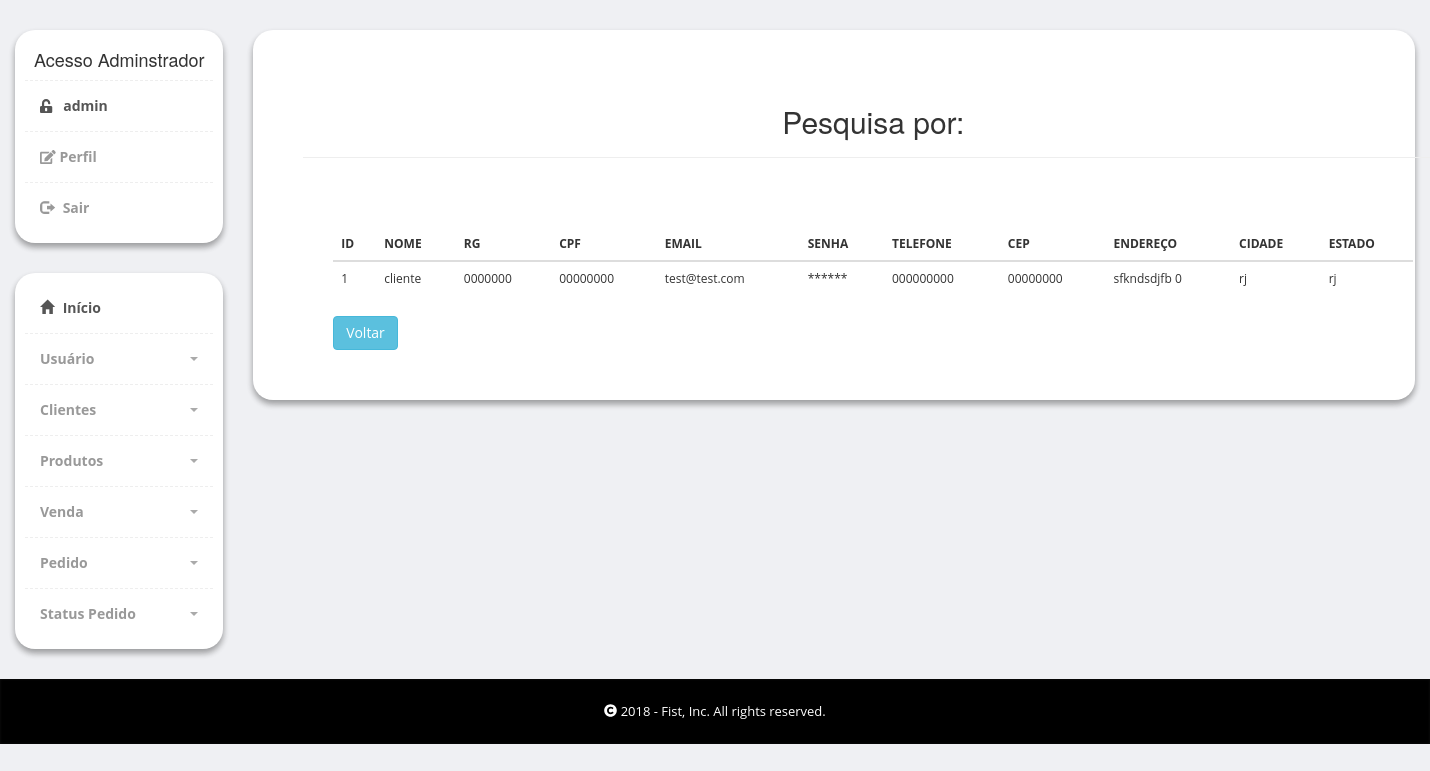
The app's page /admin/Cliente_Pesquisa_Nome.php (signed in) with its own data.
### tables this page shows
CREATE TABLE `cliente` (
  `idcliente` int(11) NOT NULL,
  `nome` varchar(100) DEFAULT NULL,
  `rg` varchar(15) DEFAULT NULL,
  `cpf` varchar(14) DEFAULT NULL,
  `email` varchar(45) DEFAULT NULL,
  `senha` varchar(45) DEFAULT NULL,
  `telefone` varchar(15) DEFAULT NULL,
  `cep` varchar(11) DEFAULT NULL,
  `endereco` varchar(100) DEFAULT NULL,
  `cidade` varchar(100) DEFAULT NULL,
  `estado` varchar(80) DEFAULT NULL
);

### admin/Cliente.Class.php (called while the page is built, shortened)
<?php
class Cliente{
         public function pesquisarPorNome($nome){
        $pdo = Conexao::conexao();
        $sql = "SELECT * FROM cliente WHERE nome LIKE '" . $nome . "%'";;
        $consulta = $pdo->query($sql);
         if ($consulta->rowCount() > 0) {
            while ($linha = $consulta->fetch(PDO::FETCH_ASSOC)){
                $dados[] = array(
                  "idcliente" => $linha['idcliente'],
                "nome" => $linha['nome'],
                "rg" => $linha['rg'],
                "cpf" => $linha['cpf'],
                "email" => $linha['email'],
                "senha" => $linha['senha'],
                "cep" => $linha['cep'],
                "telefone" => $linha['telefone'],
                "endereco" => $linha['endereco'],
                "cidade" => $linha['cidade'],
                "estado" => $linha['estado']
                );
            }
            return $dados;
          }else {
            echo "<span class='alert alert-danger col-md-12'>Nenhum encontrado!</span>";
            }
    }
}

### admin/Cliente_Pesquisa_Nome.php (the view, shortened to what this page needs)
<?php
require "Cliente.Class.php";
        $nome = $_POST['nome'];
        $cliente = new Cliente();
        $dados = $cliente->pesquisarPorNome($nome);
?>
    <?php include "includes/header.php" ?>
    <section class="container-fluid">
        <div class="col-md-10">
            <div class="row">
                <div class="col-md-12">
                    <div class="content-box-large">
                        <div class="panel-body">
                            <div class="container theme-showcase" role="main">
                                <div class="page-header">
                                    <center>
                                        <h2>Pesquisa por:
                                        </h2>
                                    </center>
                                </div>
                                <br><br>
                                <?php if(isset($dados)){
        ?>
                                <div class="col-md-12">
                                    <div class="row">
                                        <div class="col-md-12">
                                            <div class="panel-body">
                                                <table class="table">
                                                    <thead>
                                                        <tr>
                                                            <th>ID</th>
                                                            <th>NOME</th>
                                                            <th>RG</th>
                                                            <th>CPF</th>
                                                            <th>EMAIL</th>
                                                            <th>SENHA</th>
                                                            <th>TELEFONE</th>
                                                            <th>CEP</th>
                                                            <th>ENDEREÇO</th>
                                                            <th>CIDADE</th>
                                                            <th>ESTADO</th>
                                                        </tr>
                                                    </thead>
                                                    <?php
								 foreach($dados as $dado => $coluna){
												echo "<tr>";
												echo "<td>".$coluna['idcliente']."</td>";
                                                echo "<td>".$coluna['nome']."</td>";
                                                echo "<td>".$coluna['rg']."</td>";
                                                echo "<td>".$coluna['cpf']."</td>";
                                                echo "<td>".$coluna['email']."</td>";
												echo "<td> ****** </td>";
                                                echo "<td>".$coluna['telefone']."</td>";
                                                echo "<td>".$coluna['cep']."</td>";
                                                echo "<td>".$coluna['endereco']."</td>";
                                                echo "<td>".$coluna['cidade']."</td>";
                                                echo "<td>".$coluna['estado']."</td>";
												echo "</tr>";
											}
								?>
                                                        <?php }
                                    ?>
                                                </table>
                                                <a href="Cliente_Form_Pesquisa_Nome.php"> <input type="button" class="btn btn-info" value="Voltar"></a>
                                            </div>
                                        </div>
                                    </div>
                                </div>
                            </div>
                        </div>
                    </div>
                </div>
            </div>
        </div>
    </section>
    </div>
    <?php include "includes/footer.php" ?>

### admin/css/styles.css (style rules this page uses)
body { font-family: 'Open Sans', sans-serif; position: relative; margin: 0px; font-size: 12px; padding: 0px; }
.content-box, .content-box-large { margin-bottom: 30px; background: #FFF; border-radius: 20px; padding: 10px; box-sizing: border-box; box-shadow: 0 4px 6px rgba(0, 0, 0, 0.16), 0 4px 6px rgba(0, 0, 0, 0.23); }
.content-box-large { padding: 20px; }
body { background-color: #eff0f3; }
.panel-body { clear: both; }

### records on screen
cliente: idcliente "1", nome "cliente", rg "0000000", cpf "00000000", email "test@test.com", telefone "000000000", cep "00000000", endereco "sfkndsdjfb 0", cidade "rj", estado "rj"

### other values on screen
$_SESSION['login'] "admin"
